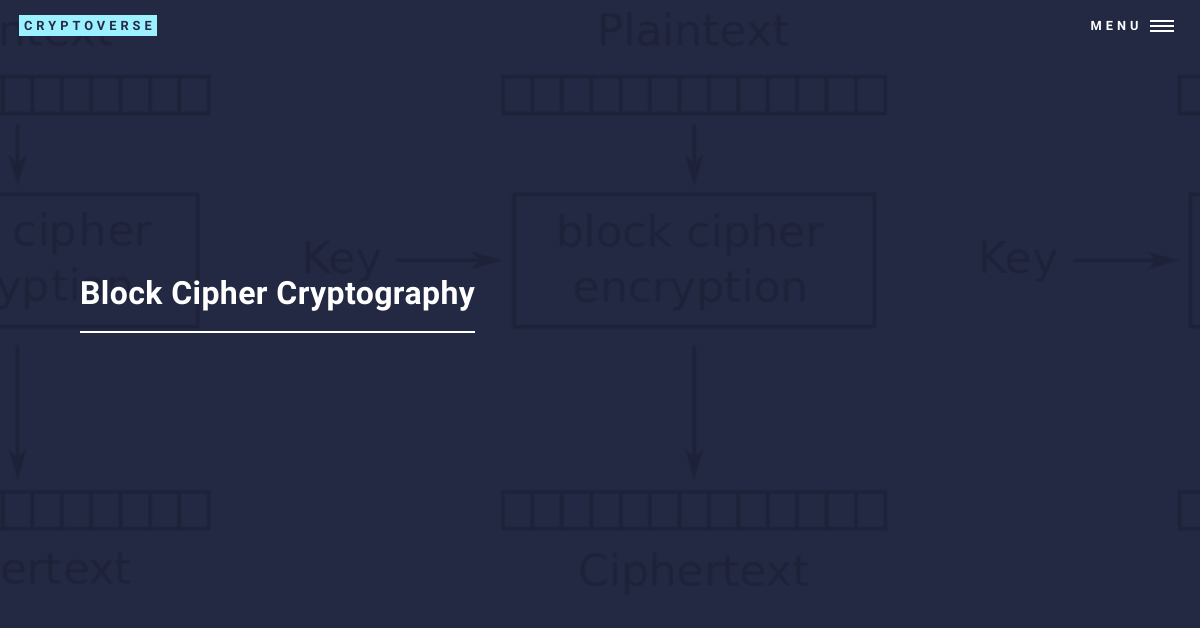
The app's page /block.html, older data.
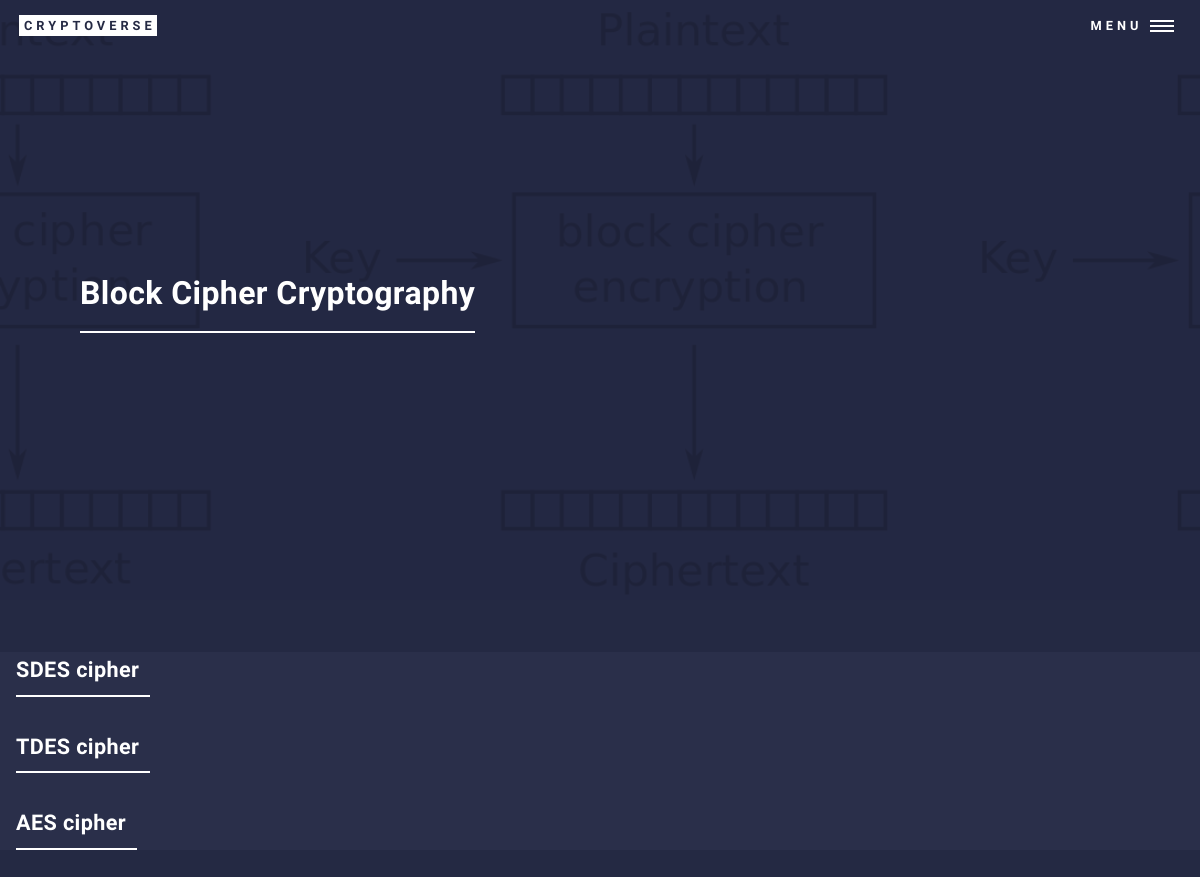
The same page, newer data.
### cryptosystem/models.py (models this page shows)
class Cryptosystem(models.Model):
    name = models.TextField()
    description = models.TextField()

### cryptoverse/views.py (the view)
# urls.py: path('block.html', block_view), #block
def block_view(request, *args, **kwargs):
    cryptosystem_qs = Cryptosystem.objects.all()
    change_page("home")
    context = {
        "object_list" : cryptosystem_qs,
    }
    HTML_STRING = render_to_string("block.html", context=context)
    return HttpResponse(HTML_STRING)

### cryptosystem/views.py (called while the page is built)
def change_page(name):
    global page
    global count_falla
    if name!= page:
        page=name
        count_falla=0
        default_graph()

### templates/block.html (shortened to what this page needs)
{% extends "base.html" %}
{% load static %}
{% block content %}
<section id="banner" class="major">
    <div class="inner">
        <header class="major">
            <h1>Block Cipher Cryptography</h1>
        </header>
    </div>
</section>
<div id="main">
    <section id="two" class="titles">
        <ul>
            {% for x in object_list %}
                {% if x.description == 'Block' %}
                <header class="major">
                    <h3><a href='/CS/{{x.name}}/'>{{x.name}} cipher</a></h3>
                </header>
                {% endif %}
            {% endfor %}
        </ul>
    </section>
</div>
{% endblock content %}

Row changes from the older to the newer data that the page shows:
added Cryptosystem: name "SDES"
added Cryptosystem: name "TDES"
added Cryptosystem: name "AES"
